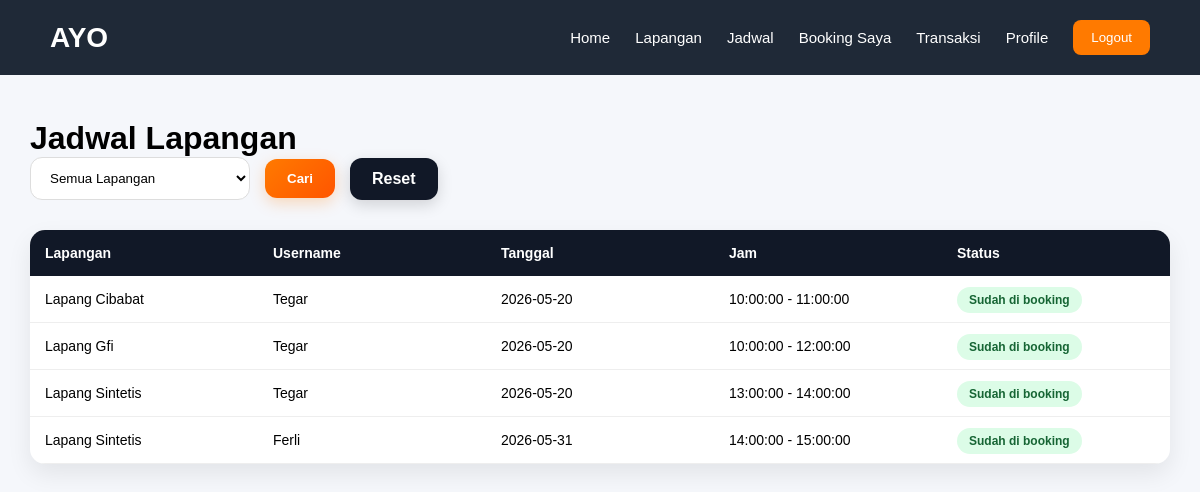
Screenshot of /PemesananLapanganFutsal/User/Jadwal.php (signed in) with the database file from the repository.
### tables this page shows
CREATE TABLE `tbooking` (
  `Id_booking` int(11) NOT NULL,
  `Username` varchar(100) NOT NULL,
  `Id_lapang` int(11) NOT NULL,
  `Tanggal` date NOT NULL,
  `Jam_mulai` time NOT NULL,
  `Jam_selesai` time NOT NULL,
  `Status` varchar(50) NOT NULL
);

CREATE TABLE `tlapang` (
  `Id_lapang` int(11) NOT NULL,
  `Nama_lapangan` varchar(100) NOT NULL,
  `Harga` int(11) NOT NULL,
  `Deskripsi` text NOT NULL,
  `Gambar` varchar(255) DEFAULT NULL
);

### PemesananLapanganFutsal/User/Jadwal.php (the view, shortened to what this page needs)
<?php
require_once("../config/koneksi.php");
$where = "";
$query = "SELECT
tbooking.Tanggal,
tbooking.Jam_mulai,
tbooking.Jam_selesai,
tbooking.Status,
tlapang.Nama_lapangan,
tbooking.Username
FROM tbooking
INNER JOIN tlapang
ON tbooking.Id_lapang = tlapang.Id_lapang
WHERE tbooking.Status != 'ditolak'
$where
ORDER BY tbooking.Tanggal ASC,
tbooking.Jam_mulai ASC";
$result = mysqli_query($koneksi, $query);
?>
<!DOCTYPE html>
<html>
<head>
    <link rel="stylesheet" href="../asset/css/style.css">
</head>
<body>
    <div class="navbar-user">
        <h2>AYO</h2>
        <div class="navbar-menu">
            <a href="Dashboard_user.php">
                Home
            </a>
            <a href="Lapangan_user.php">
                Lapangan
            </a>
            <a href="Jadwal.php">
                Jadwal
            </a>
            <a href="Booking_user.php">
                Booking Saya
            </a>
            <a href="Transaksi_user.php">
                Transaksi
            </a>
            <a href="Profile.php">
                Profile
            </a>
            <a href="../Logout.php" onclick="return confirm('Yakin ingin logout?')">
                <button class="logout-btn">
                    Logout
                </button>
            </a>
        </div>
    </div>
    <div class="transaksi-container">
        <h1>Jadwal Lapangan</h1>
        <form method="GET" class="filter-form">
            <select name="lapangan">
                <option value="">
                    Semua Lapangan
                </option>
            </select>
            <button type="submit" class="filter-btn">
                Cari
            </button>
            <a href="Jadwal.php" class="reset-btn">Reset</a>
        </form>
        <table class="table-modern">
            <thead>
                <tr>
                    <th>Lapangan</th>
                    <th>Username</th>
                    <th>Tanggal</th>
                    <th>Jam</th>
                    <th>Status</th>
                </tr>
            </thead>
            <tbody>
                <?php while (
                    $row =
                    mysqli_fetch_assoc($result)
                ) { ?>
                    <tr>
                        <td>
                            <?= $row['Nama_lapangan']; ?>
                        </td>
                        <td>
                            <?= $row['Username']; ?>
                        </td>
                        <td>
                            <?= $row['Tanggal']; ?>
                        </td>
                        <td>
                            <?= $row['Jam_mulai']; ?>
                            -
                            <?= $row['Jam_selesai']; ?>
                        </td>
                        <td>
                            <?php
                            if (
                                $row['Status'] == 'disetujui'
                                || $row['Status'] == 'dibayar'
                            ) {
                                echo "
                                    <span class='badge green'>
                                    Sudah di booking
                                    </span>";
                            } else {
                                echo "
                                    <span class='badge orange'>
                                    Menunggu
                                    </span>";
                            }
                            ?>
                        </td>
                    </tr>
                <?php } ?>
            </tbody>
        </table>
    </div>
</body>
</html>

### PemesananLapanganFutsal/asset/css/style.css (style rules this page uses)
:root { --primary: #ff7a00; --dark: #1f2937; --light: #f5f5f5; --white: #ffffff; }
* { margin: 0; padding: 0; box-sizing: border-box; font-family: Arial, sans-serif; }
body { background: var(--light); overflow-x: hidden; }
.navbar-user { width: 100%; height: 75px; display: flex; justify-content: space-between; align-items: center; padding: 0 50px; position: fixed; top: 0; left: 0; background: var(--dark); z-index: 999; }
.navbar-user h2 { color: white; font-size: 28px; }
.navbar-menu { display: flex; align-items: center; gap: 25px; flex-wrap: wrap; }
.navbar-menu a { color: white; text-decoration: none; font-size: 15px; transition: 0.3s; }
.logout-btn { background: var(--primary); color: white; border: none; border-radius: 8px; padding: 10px 18px; cursor: pointer; transition: 0.3s; }
.table-modern { width: 100%; border-collapse: collapse; background: white; border-radius: 15px; overflow: hidden; box-shadow: 0 10px 25px rgba(0,0,0,0.08); }
.table-modern th { background: #111827; color: white; padding: 15px; text-align: left; font-size: 14px; }
.table-modern td { padding: 15px; border-bottom: 1px solid #eee; font-size: 14px; }
.badge { padding: 6px 12px; border-radius: 20px; font-size: 12px; font-weight: bold; }
.green { background: #dcfce7; color: #166534; }
.transaksi-container { padding: 120px 30px 60px; width: 100%; min-height: 100vh; background: #f5f7fb; }
.transaksi-container table { width: 100%; table-layout: fixed; }
.filter-form { display: flex; gap: 15px; margin-bottom: 30px; flex-wrap: wrap; align-items: center; }
.filter-form input, .filter-form select { padding: 12px 15px; border: 1px solid #ddd; border-radius: 12px; outline: none; min-width: 220px; background: white; transition: 0.3s; }
.filter-btn { background: linear-gradient( 135deg, #ff7a00, #ff5500 ); color: white; border: none; padding: 12px 22px; border-radius: 12px; cursor: pointer; font-weight: bold; transition: 0.3s; box-shadow: 0 5px 15px rgba(255,122,0,0.25); }
.reset-btn { background: #111827; color: white; text-decoration: none; padding: 12px 22px; border-radius: 12px; font-weight: bold; transition: 0.3s; box-shadow: 0 5px 15px rgba(0,0,0,0.15); }

### rows the page displays
tbooking: Id_lapang.Nama_lapangan "Lapang Cibabat", Username "Tegar", Tanggal "2026-05-20", Jam_mulai "10:00:00", Jam_selesai "11:00:00", Status "Sudah di booking"
tbooking: Id_lapang.Nama_lapangan "Lapang Gfi", Username "Tegar", Tanggal "2026-05-20", Jam_mulai "10:00:00", Jam_selesai "12:00:00", Status "Sudah di booking"
tbooking: Id_lapang.Nama_lapangan "Lapang Sintetis", Username "Tegar", Tanggal "2026-05-20", Jam_mulai "13:00:00", Jam_selesai "14:00:00", Status "Sudah di booking"
tbooking: Id_lapang.Nama_lapangan "Lapang Sintetis", Username "Ferli", Tanggal "2026-05-31", Jam_mulai "14:00:00", Jam_selesai "15:00:00", Status "Sudah di booking"
